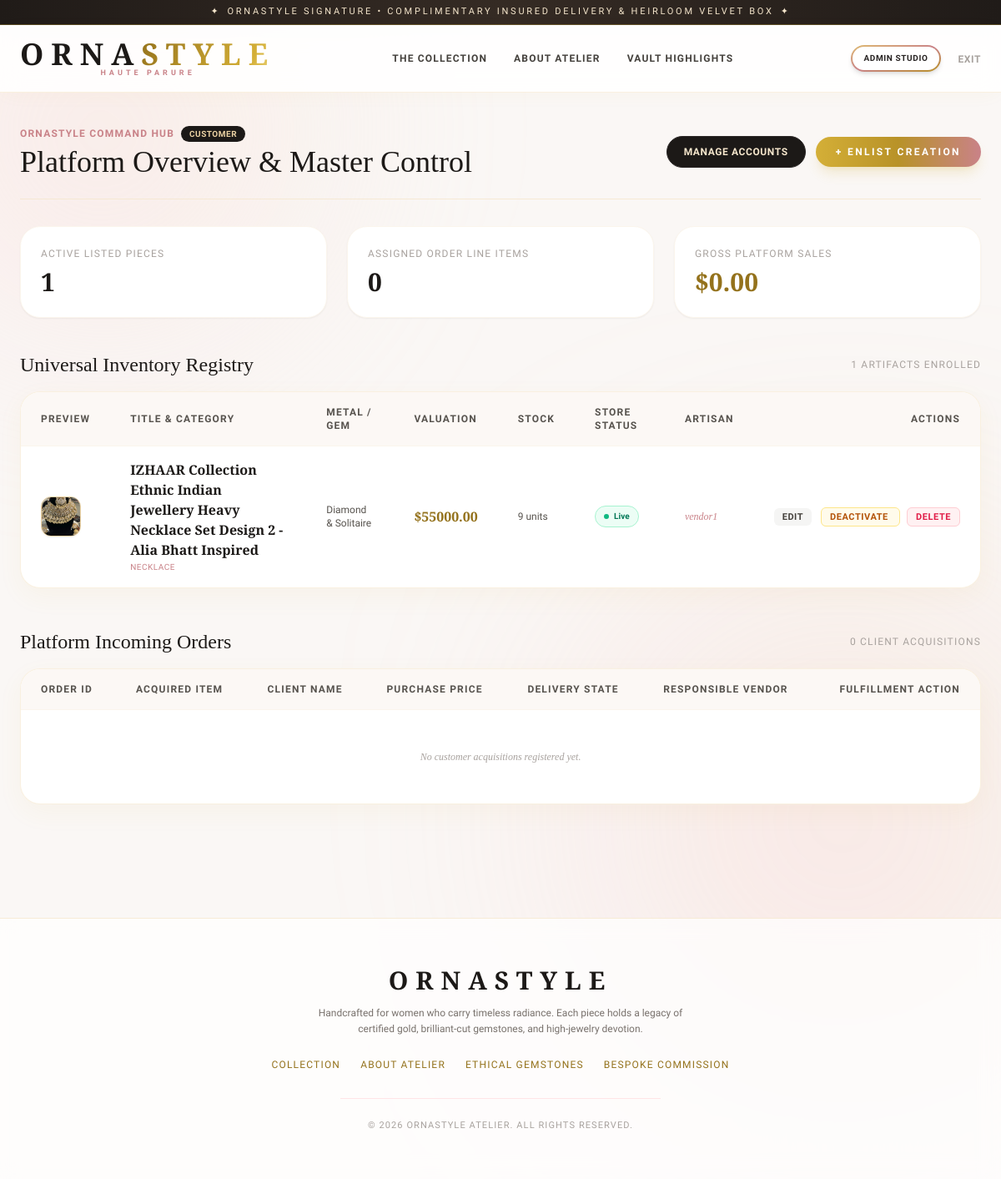
The page /portal/dashboard/ (signed in) on the database its author committed.
### core/models.py (models this page shows, shortened)
class User(AbstractUser):
    class Role(models.TextChoices):
        ADMIN = 'ADMIN', 'Store Administrator'
        VENDOR = 'VENDOR', 'Artisan / Vendor'
        CUSTOMER = 'CUSTOMER', 'Customer'
    role = models.CharField(
        max_length=15, choices=Role.choices, default=Role.CUSTOMER
    )
    phone = models.CharField(max_length=20, blank=True, null=True)
    def is_custom_admin(self):
        return self.role == self.Role.ADMIN or self.is_superuser

class JewelryItem(models.Model):
    MATERIAL_CHOICES = [
        ('18K_ROSE_GOLD', '18K Rose Gold'),
        ('24K_YELLOW_GOLD', '24K Yellow Gold'),
        ('WHITE_GOLD', 'White Gold'),
        ('DIAMOND_SOLITAIRE', 'Diamond & Solitaire'),
        ('PEARL_GEMSTONE', 'Freshwater Pearl & Gemstone'),
        ('STERLING_SILVER', '925 Sterling Silver'),
    ]
    vendor = models.ForeignKey(
        User, on_delete=models.CASCADE, related_name='jewelry_items'
    )
    category = models.ForeignKey(
        Category, on_delete=models.SET_NULL, null=True, related_name='products'
    )
    title = models.CharField(max_length=200)
    description = models.TextField()
    price = models.DecimalField(max_digits=10, decimal_places=2)
    material = models.CharField(
        max_length=30, choices=MATERIAL_CHOICES, default='18K_ROSE_GOLD'
    )
    weight_in_grams = models.DecimalField(max_digits=6, decimal_places=2)
    stock = models.PositiveIntegerField(default=1)
    image = models.ImageField(upload_to='jewelry_photos/', blank=True, null=True)
    is_active = models.BooleanField(default=True)
    created_at = models.DateTimeField(auto_now_add=True)

class Category(models.Model):
    name = models.CharField(max_length=100, unique=True)
    slug = models.SlugField(max_length=100, unique=True)
    class Meta:
        verbose_name_plural = 'Categories'

### core/decorators.py (the view)
    def wrapper(request, *args, **kwargs):
        if not request.user.is_authenticated:
            return redirect('login')
        if request.user.is_custom_admin() or request.user.is_vendor():
            return view_func(request, *args, **kwargs)
        raise PermissionDenied("Access restricted to Vendors and Admins.")

### core/context_processors.py (called while the page is built)
def cart_count_context(request):
    if request.user.is_authenticated:
        cart = Cart.objects.filter(user=request.user).first()
        if cart:
            return {'global_cart_count': cart.total_count}
    return {'global_cart_count': 0}

### core/views.py (called while the page is built, shortened)
@staff_or_vendor_required
def dashboard_view(request):
    is_admin = request.user.is_custom_admin()
    if is_admin:
        items = JewelryItem.objects.all().select_related('vendor', 'category').order_by('-created_at')
        order_items = OrderItem.objects.all().select_related('order', 'item', 'vendor').order_by('-order__created_at')
        total_revenue = OrderItem.objects.exclude(status=OrderItem.Status.CANCELLED).aggregate(
            rev=Sum('price_at_purchase')
        )['rev'] or Decimal('0.00')
    context = {
        'items': items,
        'order_items': order_items,
        'total_revenue': total_revenue,
        'is_admin': is_admin,
    }
    return render(request, 'custom_admin/dashboard.html', context)

### templates/custom_admin/dashboard.html (shortened to what this page needs)
{% extends 'base.html' %}
{% block content %}
<div class="flex flex-col md:flex-row md:items-center justify-between pb-6 mb-8 border-b border-ornagold-200/80 gap-4">
    <div>
        <div class="flex items-center space-x-2">
            <span class="text-xs uppercase tracking-widest text-rosegold font-semibold">OrnaStyle Command Hub</span>
            <span class="px-2.5 py-0.5 rounded-full text-[10px] uppercase font-bold tracking-wider {% if is_admin %}bg-stone-900 text-ornagold-300{% else %}bg-ornagold-100 text-ornagold-700{% endif %}">
                {{ user.get_role_display }}
            </span>
        </div>
        <h1 class="font-serif text-3xl sm:text-4xl text-stone-900 font-normal mt-1">
            {% if is_admin %}Platform Overview & Master Control{% else %}Artisan Workshop Dashboard{% endif %}
        </h1>
    </div>
    <div class="flex items-center space-x-3">
        {% if is_admin %}
            <a href="{% url 'admin_users' %}" class="px-5 py-2.5 rounded-full border border-stone-800 bg-stone-900 text-ornagold-200 hover:bg-stone-800 text-xs uppercase tracking-wider font-semibold shadow-sm transition">
                Manage Accounts
            </a>
        {% endif %}
        <a href="{% url 'item_create' %}" class="px-6 py-2.5 rounded-full bg-gradient-to-r from-ornagold-500 via-ornagold-600 to-rosegold text-white text-xs uppercase tracking-[0.2em] font-semibold shadow-lg shadow-ornagold-500/20 hover:scale-105 active:scale-95 transition-all">
            + Enlist Creation
        </a>
    </div>
</div>
<div class="grid grid-cols-1 sm:grid-cols-3 gap-6 mb-10">
    <div class="bg-white p-6 rounded-3xl border border-ornagold-100 shadow-sm">
        <span class="text-xs uppercase tracking-widest text-stone-400 font-medium block">Active Listed Pieces</span>
        <span class="font-serif text-3xl font-bold text-stone-900 mt-2 block">{{ items|length }}</span>
    </div>
    <div class="bg-white p-6 rounded-3xl border border-ornagold-100 shadow-sm">
        <span class="text-xs uppercase tracking-widest text-stone-400 font-medium block">Assigned Order Line Items</span>
        <span class="font-serif text-3xl font-bold text-stone-900 mt-2 block">{{ order_items|length }}</span>
    </div>
    <div class="bg-white p-6 rounded-3xl border border-ornagold-100 shadow-sm">
        <span class="text-xs uppercase tracking-widest text-stone-400 font-medium block">{% if is_admin %}Gross Platform Sales{% else %}Artisan Revenue Generated{% endif %}</span>
        <span class="font-serif text-3xl font-bold text-ornagold-700 mt-2 block">${{ total_revenue }}</span>
    </div>
</div>
<div class="mb-12">
    <div class="flex items-center justify-between mb-4">
        <h2 class="font-serif text-2xl text-stone-900">{% if is_admin %}Universal Inventory Registry{% else %}My Atelier Collection{% endif %}</h2>
        <span class="text-xs text-stone-400 uppercase tracking-widest">{{ items|length }} artifacts enrolled</span>
    </div>
    <div class="bg-white rounded-3xl border border-ornagold-200/60 shadow-[0_10px_30px_rgba(212,175,55,0.06)] overflow-hidden">
        <div class="overflow-x-auto">
            <table class="w-full text-left text-xs border-collapse">
                <thead class="bg-[#FCF8F5] text-stone-600 uppercase tracking-widest border-b border-ornagold-100">
                    <tr>
                        <th class="py-4 px-6 font-semibold w-20">Preview</th>
                        <th class="py-4 px-6 font-semibold">Title & Category</th>
                        <th class="py-4 px-6 font-semibold">Metal / Gem</th>
                        <th class="py-4 px-6 font-semibold">Valuation</th>
                        <th class="py-4 px-6 font-semibold">Stock</th>
                        <th class="py-4 px-6 font-semibold">Store Status</th>
                        {% if is_admin %}<th class="py-4 px-6 font-semibold">Artisan</th>{% endif %}
                        <th class="py-4 px-6 font-semibold text-right">Actions</th>
                    </tr>
                </thead>
                <tbody class="divide-y divide-rose-50">
                    {% for item in items %}
                    <tr class="hover:bg-blushgem-50/30 transition-colors {% if not item.is_active %}opacity-60 bg-stone-50/50{% endif %}">
                        <td class="py-3 px-6">
                            {% if item.image %}
                                <img src="{{ item.image.url }}" alt="{{ item.title }}" class="w-12 h-12 rounded-xl object-cover border border-ornagold-300 shadow-sm">
                            {% else %}
                                <div class="w-12 h-12 rounded-xl bg-ornagold-50 border border-dashed border-ornagold-300 flex items-center justify-center text-[9px] text-stone-400 font-serif italic text-center p-1">No Pic</div>
                            {% endif %}
                        </td>
                        <td class="py-4 px-6">
                            <span class="font-serif text-base font-semibold text-stone-900 block">{{ item.title }}</span>
                            <span class="text-[10px] uppercase tracking-wider text-rosegold font-medium">{{ item.category.name|default:"High Jewelry" }}</span>
                        </td>
                        <td class="py-4 px-6 text-stone-600 font-medium">{{ item.get_material_display }}</td>
                        <td class="py-4 px-6 font-serif text-base font-bold text-ornagold-700">${{ item.price }}</td>
                        <td class="py-4 px-6 text-stone-600 font-medium">{{ item.stock }} units</td>
                        <td class="py-4 px-6">
                            {% if item.is_active %}
                                <span class="inline-flex items-center px-2.5 py-1 rounded-full text-[10px] font-semibold bg-emerald-50 text-emerald-700 border border-emerald-200">
                                    <span class="w-1.5 h-1.5 rounded-full bg-emerald-500 mr-1.5 animate-pulse"></span>
                                    Live
                                </span>
                            {% else %}
                                <span class="inline-flex items-center px-2.5 py-1 rounded-full text-[10px] font-semibold bg-stone-100 text-stone-500 border border-stone-200">
                                    <span class="w-1.5 h-1.5 rounded-full bg-stone-400 mr-1.5"></span>
                                    Deactivated
                                </span>
                            {% endif %}
                        </td>
                        {% if is_admin %}
                        <td class="py-4 px-6 text-rosegold font-serif italic">{{ item.vendor.username }}</td>
                        {% endif %}
                        <td class="py-4 px-6 text-right space-x-2 whitespace-nowrap">
                            <a href="{% url 'item_update' item.pk %}" class="text-stone-700 hover:text-ornagold-600 font-semibold uppercase tracking-wider text-[11px] px-2.5 py-1 bg-stone-100 rounded-md transition">Edit</a>
                            <a href="{% url 'item_toggle_status' item.pk %}" class="font-semibold uppercase tracking-wider text-[11px] px-2.5 py-1 rounded-md transition {% if item.is_active %}bg-amber-50 hover:bg-amber-100 text-amber-700 border border-amber-200{% else %}bg-emerald-50 hover:bg-emerald-100 text-emerald-700 border border-emerald-200{% endif %}">
                                {% if item.is_active %}Deactivate{% else %}Activate{% endif %}
                            </a>
                            <a href="{% url 'item_delete' item.pk %}" class="text-rose-600 hover:text-rose-700 font-semibold uppercase tracking-wider text-[11px] px-2.5 py-1 bg-rose-50 hover:bg-rose-100 rounded-md border border-rose-200 transition">Delete</a>
                        </td>
                    </tr>
                    {% empty %}
                    <tr>
                        <td colspan="8" class="py-12 text-center text-stone-400 italic font-serif">No jewelry items found.</td>
                    </tr>
                    {% endfor %}
                </tbody>
            </table>
        </div>
    </div>
</div>
<div>
    <div class="flex items-center justify-between mb-4">
        <h2 class="font-serif text-2xl text-stone-900">{% if is_admin %}Platform Incoming Orders{% else %}My Orders To Fulfill{% endif %}</h2>
        <span class="text-xs text-stone-400 uppercase tracking-widest">{{ order_items|length }} client acquisitions</span>
    </div>
    <div class="bg-white rounded-3xl border border-ornagold-200/60 shadow-[0_10px_30px_rgba(212,175,55,0.06)] overflow-hidden">
        <div class="overflow-x-auto">
            <table class="w-full text-left text-xs border-collapse">
                <thead class="bg-[#FCF8F5] text-stone-600 uppercase tracking-widest border-b border-ornagold-100">
                    <tr>
                        <th class="py-4 px-6 font-semibold">Order ID</th>
                        <th class="py-4 px-6 font-semibold">Acquired Item</th>
                        <th class="py-4 px-6 font-semibold">Client Name</th>
                        <th class="py-4 px-6 font-semibold">Purchase Price</th>
                        <th class="py-4 px-6 font-semibold">Delivery State</th>
                        {% if is_admin %}<th class="py-4 px-6 font-semibold">Responsible Vendor</th>{% endif %}
                        <th class="py-4 px-6 font-semibold text-right">Fulfillment Action</th>
                    </tr>
                </thead>
                <tbody class="divide-y divide-rose-50">
                    {% for order_item in order_items %}
                    <tr class="hover:bg-blushgem-50/30 transition-colors">
                        <td class="py-4 px-6 font-mono font-semibold text-stone-800">#{{ order_item.order.id }}</td>
                        <td class="py-4 px-6 font-serif text-sm font-semibold text-stone-900">
                            {{ order_item.item.title|default:"Archived Piece" }}
                        </td>
                        <td class="py-4 px-6 text-stone-600">{{ order_item.order.full_name }}</td>
                        <td class="py-4 px-6 font-serif font-bold text-ornagold-700">${{ order_item.price_at_purchase }}</td>
                        <td class="py-4 px-6">
                            <span class="inline-flex items-center px-2.5 py-1 rounded-full text-[10px] font-semibold
                                {% if order_item.status == 'DELIVERED' %}bg-emerald-50 text-emerald-700 border border-emerald-200
                                {% elif order_item.status == 'CANCELLED' %}bg-rose-50 text-rose-700 border border-rose-200
                                {% elif order_item.status == 'SHIPPED' %}bg-blue-50 text-blue-700 border border-blue-200
                                {% else %}bg-amber-50 text-amber-700 border border-amber-200{% endif %}">
                                {{ order_item.get_status_display }}
                            </span>
                        </td>
                        {% if is_admin %}
                        <td class="py-4 px-6 text-rosegold font-serif italic">{{ order_item.vendor.username }}</td>
                        {% endif %}
                        <td class="py-4 px-6 text-right whitespace-nowrap">
                            <a href="{% url 'order_status_update' order_item.pk %}" class="inline-block px-3 py-1.5 rounded-full bg-stone-900 text-ornagold-200 hover:bg-stone-800 text-[11px] font-semibold uppercase tracking-wider transition">
                                Update Status
                            </a>
                        </td>
                    </tr>
                    {% empty %}
                    <tr>
                        <td colspan="7" class="py-12 text-center text-stone-400 italic font-serif">No customer acquisitions registered yet.</td>
                    </tr>
                    {% endfor %}
                </tbody>
            </table>
        </div>
    </div>
</div>
{% endblock %}

### rows shown on the page
User: role "CUSTOMER"
JewelryItem: image (picture), title "IZHAAR Collection Ethnic Indian Jewellery Heavy Necklace Set Design 2 -Alia Bhatt Inspired", category.name "NECKLACE", material "Diamond & Solitaire", price "55000.00", stock "9", is_active True (drawn), vendor.username "vendor1"

### other values the page prints
{{ items|length }} "1"
{{ order_items|length }} "0"
{{ total_revenue }} "0.00"
